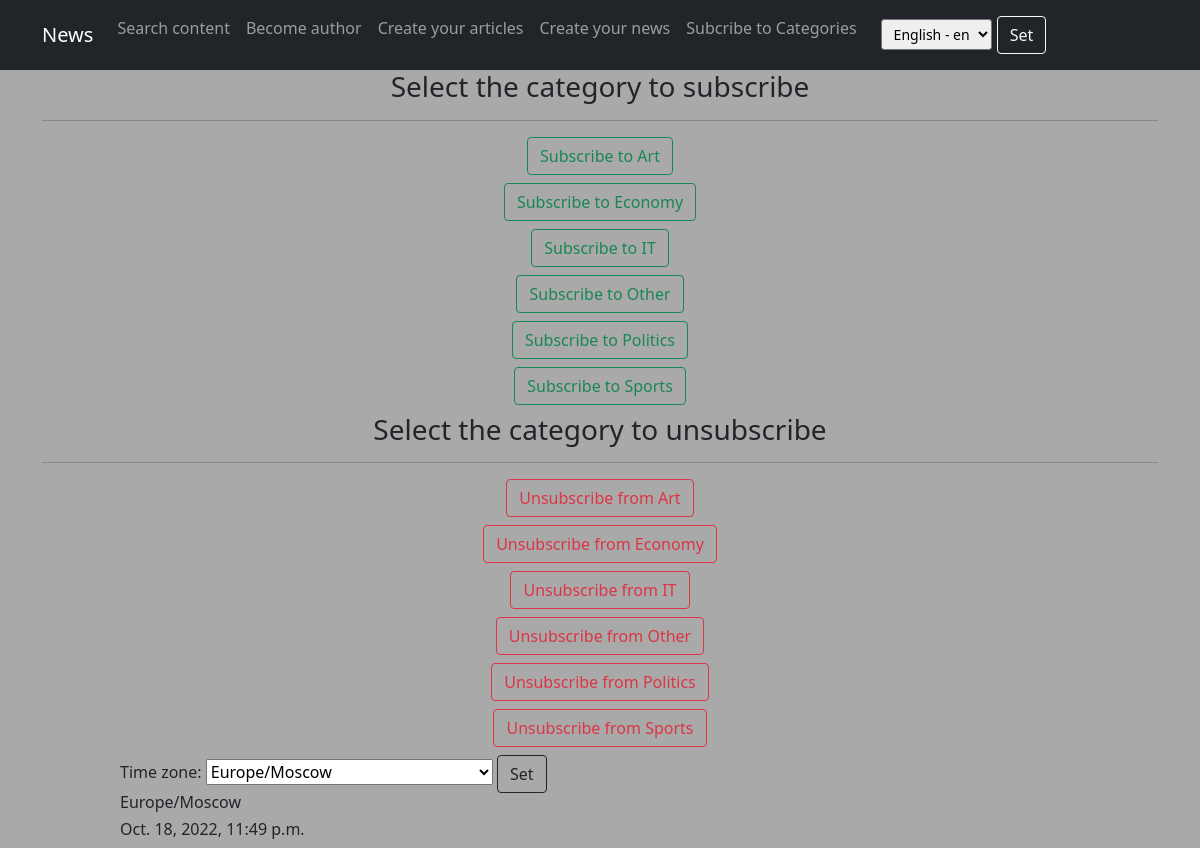
Screenshot of /main/categories/ (signed in) with the database file from the repository.
### news_project/models.py (models this page shows)
class Category(models.Model):
    category_name = models.CharField(max_length=50, unique=True)
    subscribers = models.ManyToManyField(User, through='CategorySubscribers', blank=True)
    def __str__(self):
        return self.category_name

### news_project/views.py (the view)
# urls.py: path('categories/', CategoryDetail.as_view(template_name='cat_sub.html'), name='category'),
class CategoryDetail(PermissionRequiredMixin, ListView):
    model = Category
    context_object_name = 'category_detail'
    template_name = 'cat_sub.html'
    permission_required = ('news_project.view_category',)
    def get_context_data(self, **kwargs):
        id = self.kwargs.get('pk')
        user = self.request.user
        context = super().get_context_data(**kwargs)
        context['category_post'] = Post.objects.filter(postcategory=id)
        context['subscription_object'] = 'category_subscription'
        context['name'] = Category.objects.filter(id=id)
        is_subscribed = CategorySubscribers.objects.filter(linked_category=id, linked_user=user).exists()
        context['is_subscribed'] = is_subscribed
        return context

### news_project/context_processors.py (called while the page is built)
def navigate_context(request):
    category = Category.objects.all()
    archives = Post.objects.annotate(
        year=ExtractYear('register_date'),
        month=ExtractMonth('register_date')
    ).values('year', 'month').annotate(total=Count('id'))
    user_timezone = pytz.timezone(
        request.session.get('django_timezone') or TIME_ZONE
    )
    current_time = timezone.now().astimezone(user_timezone)
    context = {
        'category': category,
        'archives': archives,
        'current_time': current_time,
        'timezones': pytz.common_timezones,
    }
    return context

### templates/cat_sub.html (shortened to what this page needs)
{% extends 'flatpages/default.html' %}
{% load i18n %}
{% load custom_tags %}
{% load custom_filters %}
{% block content %}
<html lang="rus">
<h3>{% trans "Select the category to subscribe" %}</h3>
    <hr>
{% for name in category_detail %}
<form action="{% url 'subscribe_to_category' name.id %}" method="post">{% csrf_token %}
    <h6>
        <a href="{% url 'subscribe_to_category' name.id %}">
            <button class="btn btn-outline-success">{% trans "Subscribe to" %} {{ name }}</button>
        </a>
    </h6>
</form>
{% endfor %}
<h3>{% trans "Select the category to unsubscribe" %}</h3>
    <hr>
{% for name in category_detail %}
<form action="{% url 'unsubscribe_to_category' name.id %}" method="post">{% csrf_token %}
    <h6>
        <a href="{% url 'unsubscribe_to_category' name.id %}">
            <button class="btn btn-outline-danger">{% trans "Unsubscribe from" %} {{ name }}</button>
        </a>
    </h6>
</form>
{% endfor %}
{% endblock content %}

### rows the page displays
Category: category_name "Art"
Category: category_name "Economy"
Category: category_name "IT"
Category: category_name "Other"
Category: category_name "Politics"
Category: category_name "Sports"

### other values shown
{{ TIME_ZONE }} "Europe/Moscow"
{{ current_time|timezone:TIME_ZONE }} "Oct. 18, 2022, 11:49 p.m."
form field language "English - en"
form field timezone "Europe/Moscow"
